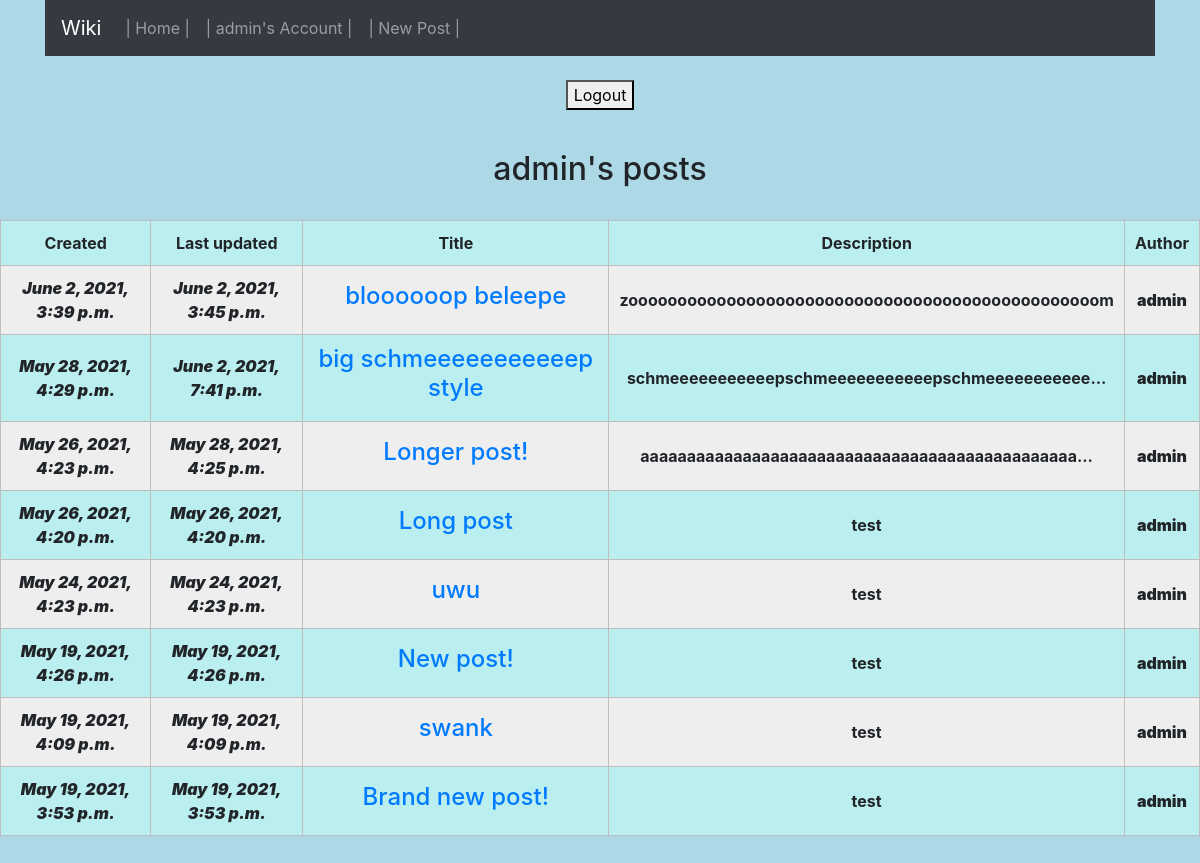
/user/ (signed in), run on an earlier commit of the app's database.
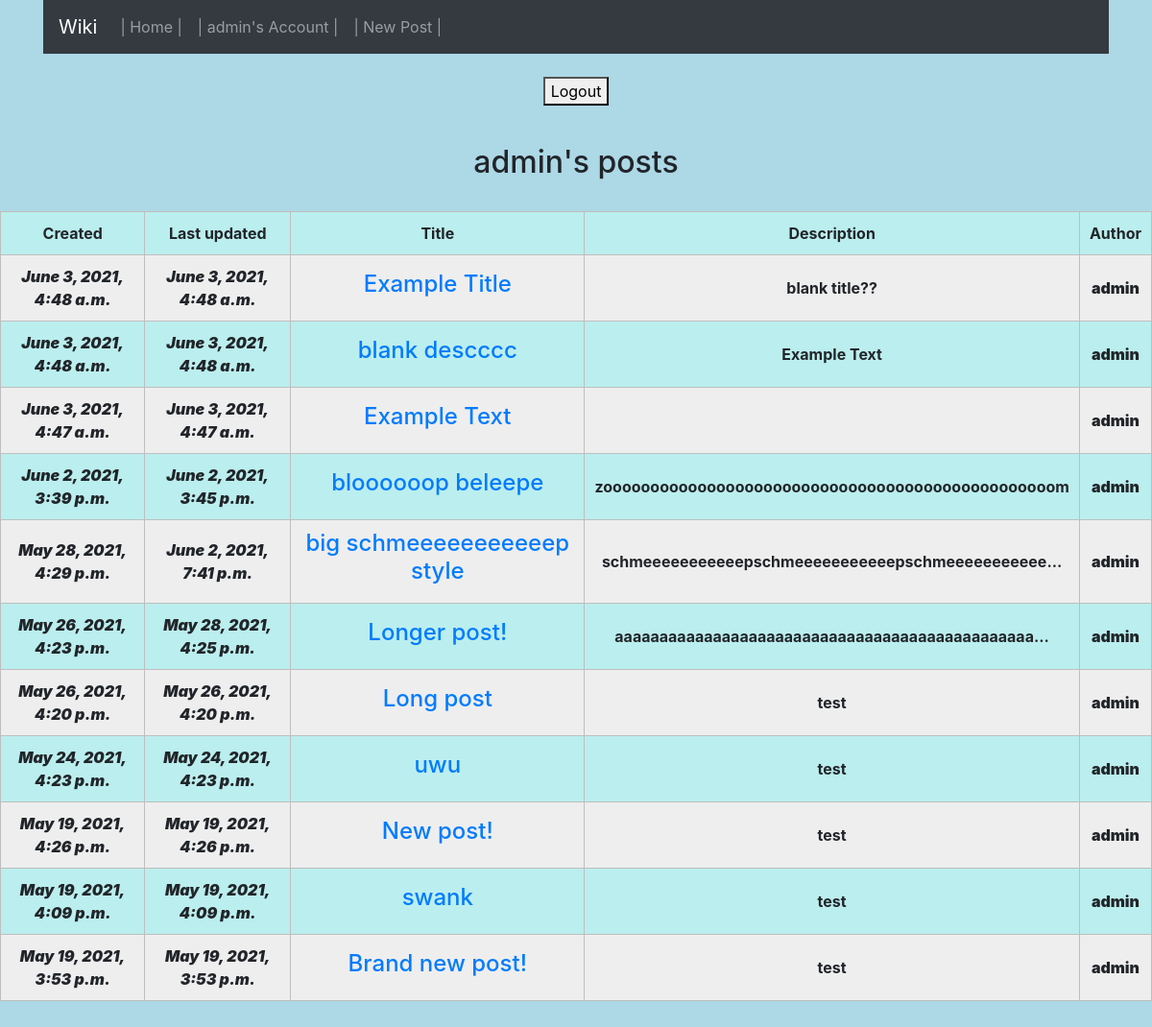
And on a later commit of the database.
### wiki/models.py (models this page shows, shortened)
class Entry(models.Model):
	entry_title = models.CharField(max_length=100)
	entry_text = models.CharField(max_length=5000)
	entry_text_short = models.CharField(max_length=50)
	entry_author = models.ForeignKey(User, on_delete=models.CASCADE)
	entry_date = models.DateTimeField(auto_now_add=True)
	entry_updated = models.DateTimeField(auto_now=True)

### wiki/views.py (the view, shortened to what this page needs)
# urls.py: path('user/', UserView.as_view(), name='user'),
class UserView(View):
    def get(self, request):
        loggedIn = request.user.is_authenticated
        user = request.user
        form = AuthenticationForm()
        entries = ''
        if loggedIn:
            entries = Entry.objects.filter(entry_author=user)
        context = {
        'loggedIn': loggedIn,
        'user': user,
        'form': form,
        'entries': entries,
        }
        return render(request, 'wiki/user.html', context)

### wiki/templates/wiki/user.html (shortened to what this page needs)
<!DOCTYPE html>
<html>
  <head>
  </head>
  <body>
    {% include 'wiki/header.html' %}
    {% if not loggedIn %}
      <br /><h3 style="color:red;">Unable to view: user not logged in!</h3>
      <h4>Please log in!</h4>
      <form style="padding-bottom:1em;" method="POST">
        {% csrf_token %}
        <br />
        <table style="margin-left:auto; margin-right:auto;">
          {{ form }}
        </table>
        <br /><button type="submit">Login</button>
      </form>
      <br /><br /><a href="/register/"><button type="submit">Register here!</button></a>
    {% else %}
        <br />
        <form style="padding-bottom:1em;" method="POST">
            <button type="submit">Logout</button>
        </form>
        <br /><h2>{{user}}'s posts</h2><br />
        <table style="width:100%">
            <tr>
                <th>Created</th>
                <th>Last updated</th>
                <th>Title</th>
                <th>Description</th>
                <th>Author</th>
            </tr>
        {% for entry in entries reversed %}
            <tr>
                <th><b><i>{{ entry.entry_date }}</b></i></th>
                <th><b><i>{{ entry.entry_updated }}</b></i></th>
                <th><a href="/{{ entry.id }}/"><h4>{{ entry.entry_title }}</h4></a></th>
                <th>{{ entry.entry_text_short }}</th>
                <th><b>{{ entry.entry_author }}</b></th>
            </tr>
        {% endfor %}
       </table>
       <br /><br />
    {% endif %}
	</body>
</html>

### wiki/templates/wiki/header.html (shortened to what this page needs)
<!DOCTYPE html>
<html>
  <head>
  	<link rel="stylesheet" href="https://maxcdn.bootstrapcdn.com/bootstrap/4.5.2/css/bootstrap.min.css">
  </head>
  <body>
    <div class="container">
        <nav class="navbar navbar-expand-sm bg-dark navbar-dark sticky-top">
        	<a class="navbar-brand" href="/">Wiki</a>
            <ul class="navbar-nav">
                <li class="nav-item">
                  <a class="nav-link" href="/">| Home |</a>
                </li>
            {% if loggedIn %}
                <li class="nav-item">
                  <a class="nav-link" href="/user/">| {{ request.user }}'s Account |</a>
                </li>
                <li class="nav-item">
                  <a class="nav-link" href="/create/">| New Post |</a>
                </li>
            {% else %}
                <li class="nav-item">
                  <a class="nav-link" href="/user/">| Login |</a>
                </li>
            {% endif %}
            </ul>
    	</nav>
</div>
</body>
</html>

### wiki/templates/wiki/user.html (style rules this page uses)
body { background-color: lightblue; }
h2 { text-align: center; }
th { border: 1px solid rgb(190, 190, 190); padding: 10px; }
tr:nth-child(even) { background-color: #eee; }
tr:nth-child(odd) { background-color: #bee; }

### wiki/templates/wiki/header.html (style rules this page uses)
body { background-color: lightblue; text-align: center; }

What changed in the data, as far as the page shows it:
added Entry: entry_date "June 3, 2021, 4:48 a.m.", entry_updated "June 3, 2021, 4:48 a.m.", entry_title "Example Title", entry_text_short "blank title??", entry_author "admin"
added Entry: entry_date "June 3, 2021, 4:48 a.m.", entry_updated "June 3, 2021, 4:48 a.m.", entry_title "blank descccc", entry_text_short "Example Text", entry_author "admin"
added Entry: entry_date "June 3, 2021, 4:47 a.m.", entry_updated "June 3, 2021, 4:47 a.m.", entry_title "Example Text", entry_author "admin"
